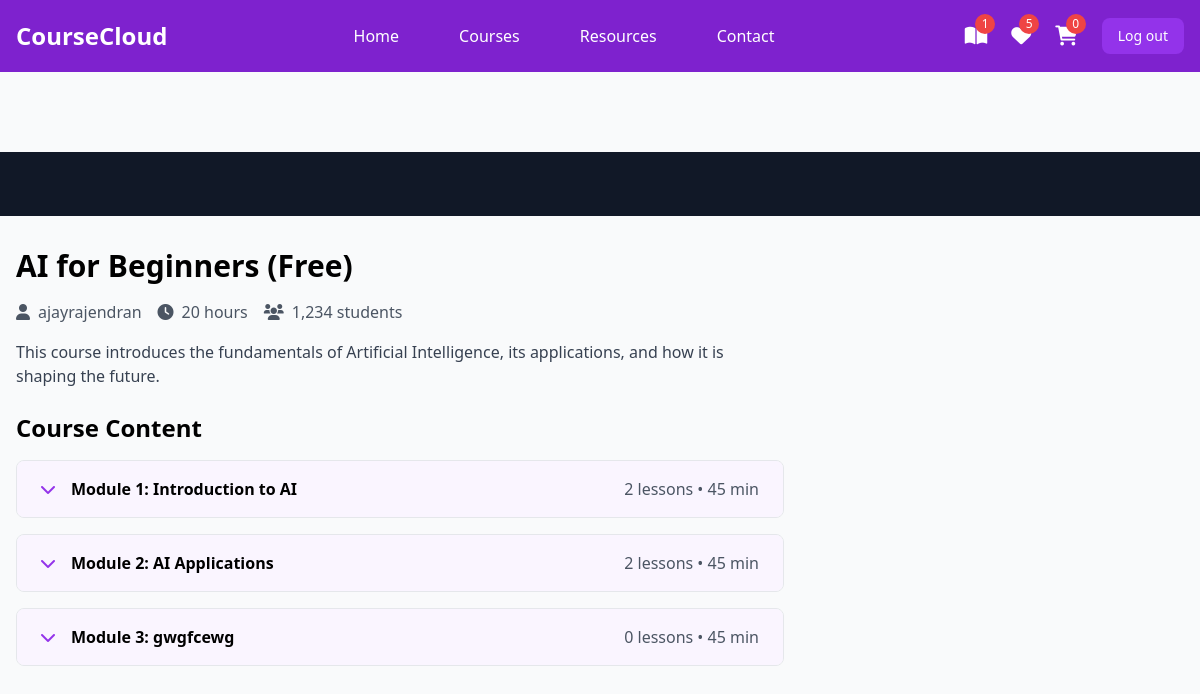
Page /student/courses/5/watch (signed in) on the committed database.
### instructor/models.py (models this page shows, shortened)
class User(AbstractUser):
    ROLE_CHOICES =(
        ("instructor","Instructor"),
        ("student","Student")
    )
    role=models.CharField(max_length=20,choices=ROLE_CHOICES,default="student")

class Course(models.Model):
    title=models.CharField(max_length=200)
    description=models.TextField()
    price=models.DecimalField(decimal_places=2,max_digits=7)
    owner=models.ForeignKey(User,on_delete=models.SET_NULL,related_name="courses",null=True)
    is_free=models.BooleanField(default=False)
    picture=models.ImageField(upload_to="courseimages",null=True,blank=True,default="courseimages/default.png")
    thumbnail=EmbedVideoField()
    category_objects=models.ManyToManyField(Category)
    created_at=models.DateTimeField(auto_now_add=True)
    updated_at=models.DateTimeField(auto_now=True)

class Module(models.Model):
    title=models.CharField(max_length=200)
    course_object=models.ForeignKey(Course,on_delete=models.CASCADE,related_name="modules")
    order=models.PositiveIntegerField()

### student/views.py (the view)
# urls.py: path('courses/<int:pk>/watch',views.LessonDetailView.as_view(),name='lesson-detail'),
@method_decorator(signin_required,name="dispatch")
class LessonDetailView(View):
    def get(self,request,*args,**kwargs):
        course_id=kwargs.get("pk")
        course_instance=Course.objects.get(id=course_id)
        purchased_courses=request.user.purchase.filter(is_paid=True).values_list("course_objects",flat=True)
        if course_instance.id not in purchased_courses:
            return redirect("index")
        module_id=request.GET.get("module") if "module" in request.GET else course_instance.modules.first().id
        module_instance=Module.objects.get(id=module_id,course_object=course_instance)
        lesson_id=request.GET.get("lesson") if "lesson" in request.GET else module_instance.lessons.first().id
        lesson_instance=Lesson.objects.get(id=lesson_id,module_object=module_instance)
        return render(request,"lesson_detail.html",{"course":course_instance,"lesson":lesson_instance})

### student/context_processors.py (called while the page is built)
def course_context(request):
    count=0
    if request.user.is_authenticated:
        orders=request.user.purchase.filter(is_paid=True)
        count=len([c for o in orders for c in o.course_objects.all()])
    return {"count":count}

### student/templates/lesson_detail.html (shortened to what this page needs)
{%extends 'base.html'%}
{% load embed_video_tags %}
{%block main_block%}
    <div class="pt-20">
        <div class="bg-gray-900 w-full">
            <div class="max-w-screen-xl mx-auto px-4 py-8">
            </div>
        </div>
        <div class="max-w-screen-xl mx-auto px-4 py-8 grid grid-cols-1 lg:grid-cols-3 gap-8">
            <div class="lg:col-span-2">
                <h1 class="text-3xl font-bold mb-4">{{course.title}}</h1>
                <div class="flex items-center mb-4 text-gray-600">
                    <span class="mr-4"><i class="fas fa-user mr-2"></i>{{course.owner}}</span>
                    <span class="mr-4"><i class="fas fa-clock mr-2"></i>20 hours</span>
                    <span><i class="fas fa-users mr-2"></i>1,234 students</span>
                </div>
                <p class="text-gray-700 mb-6">{{course.description}}</p>
                <div class="space-y-4">
                    <h2 class="text-2xl font-bold mb-4">Course Content</h2>
                   {%for module in course.modules.all%}
                   <div class="border rounded-lg overflow-hidden">
                    <button class="w-full px-6 py-4 bg-purple-50 hover:bg-purple-100 flex items-center justify-between" onclick="toggleModule('module{{forloop.counter}}')">
                        <div class="flex items-center">
                            <i class="fas fa-chevron-down mr-4 text-purple-600"></i>
                            <span class="font-semibold">Module {{forloop.counter}}: {{module.title}}</span>
                        </div>
                        <span class="text-gray-600">{{module.lessons.all.count}} lessons • 45 min</span>
                    </button>
                </div>
                   {%endfor%}
                </div>
            </div>
        </div>
    </div>
{%endblock%}

### student/templates/base.html (shortened to what this page needs)
<!DOCTYPE html>
<html lang="en">
<head>
    <script src="https://cdn.tailwindcss.com"></script>
    <link href="https://cdnjs.cloudflare.com/ajax/libs/font-awesome/6.0.0/css/all.min.css" rel="stylesheet">
</head>
<body class="bg-gray-50">
    <nav class="bg-purple-700 fixed w-full z-20 top-0 left-0 sticky">
        <div class="max-w-screen-xl flex flex-wrap items-center justify-between mx-auto p-4">
            <a href="#" class="flex items-center">
                <span class="self-center text-2xl font-semibold text-white">CourseCloud</span>
            </a>
            <div class="items-center justify-between hidden w-full md:flex md:w-auto md:order-1">
                <ul class="flex flex-col p-4 md:p-0 mt-4 font-medium md:flex-row md:space-x-8 md:mt-0">
                    <li><a href="{%url 'index'%}" class="block py-2 pl-3 pr-4 text-white hover:text-purple-200">Home</a></li>
                    <li><a href="#" class="block py-2 pl-3 pr-4 text-white hover:text-purple-200">Courses</a></li>
                    <li><a href="#" class="block py-2 pl-3 pr-4 text-white hover:text-purple-200">Resources</a></li>
                    <li><a href="#" class="block py-2 pl-3 pr-4 text-white hover:text-purple-200">Contact</a></li>
                </ul>
            </div>
            <div class="flex items-center space-x-6 md:order-2">
                <div class="relative group">
                    <a href="{%url 'my-courses'%}" class="text-white hover:text-purple-200">
                        <i class="fas fa-book-open text-xl"></i>
                        <span class="absolute -top-2 -right-2 bg-red-500 text-white text-xs rounded-full h-5 w-5 flex items-center justify-center">{{count}}</span>
                    </a>
                </div>
                <div class="relative group">
                    <a href="#" class="text-white hover:text-purple-200">
                        <i class="fas fa-heart text-xl"></i>
                        <span class="absolute -top-2 -right-2 bg-red-500 text-white text-xs rounded-full h-5 w-5 flex items-center justify-center">5</span>
                    </a>
                </div>
                <div class="relative group">
                    <a href="{%url 'cart-summary'%}" class="text-white hover:text-purple-200">
                        <i class="fas fa-shopping-cart text-xl"></i>
                        <span class="absolute -top-2 -right-2 bg-red-500 text-white text-xs rounded-full h-5 w-5 flex items-center justify-center">{{request.user.basket.all.count}}</span>
                    </a>
                </div>
                <a href="{%url 'sign-out'%}"><button class="text-white bg-purple-600 hover:bg-purple-800 focus:ring-4 focus:outline-none focus:ring-purple-300 font-medium rounded-lg text-sm px-4 py-2 text-center">Log out</button></a>
            </div>
        </div>
    </nav>
    <div >
        {%block main_block%}
        {%endblock%}
    </div>
</body>
</html>

### rows in the picture
User: user.basket.all.count "0"
Course: title "AI for Beginners (Free)", owner "ajayrajendran", description "This course introduces the fundamentals of Artificial Intelligence, its applications, and how it is shaping the future."
Module: title "Introduction to AI", lessons.all.count "2"
Module: title "AI Applications", lessons.all.count "2"
Module: title "gwgfcewg", lessons.all.count "0"

### other values in the picture
{{ count }} "1"
